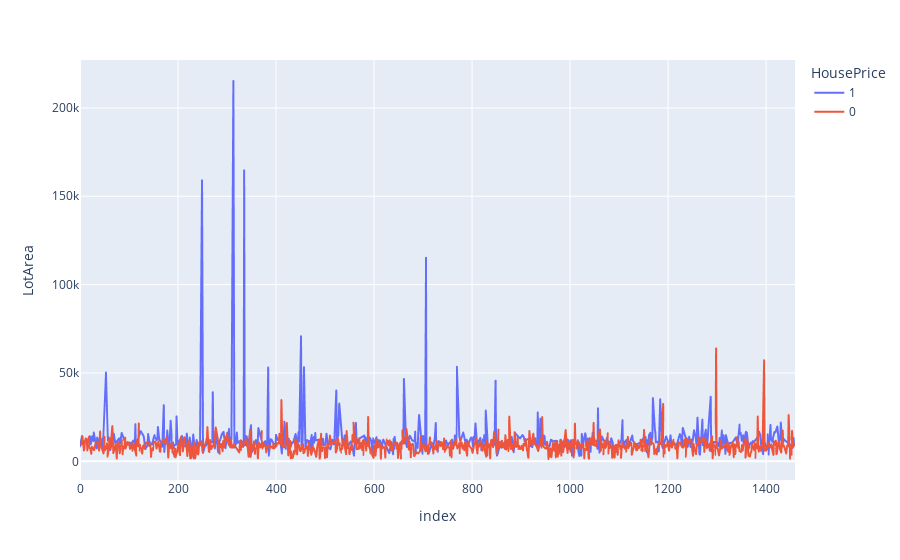

Notebook cell for this chart:
### Code cell
import plotly.express as px

fig = px.line(df, y='LotArea', color='HousePrice')
fig.show()

### Figure 1 — Plotly figure (JSON) as saved in the notebook; plotly's stock layout.template omitted (floating-point values rounded to 4 significant figures; data arrays with more than 128 entries replaced by an {"elided": "..."} marker saying what was removed)
{"data": [{"hovertemplate": "HousePrice=1<br>index=%{x}<br>LotArea=%{y}<extra></extra>", "legendgroup": "1", "line": {"color": "#636efa", "dash": "solid"}, "marker": {"symbol": "circle"}, "mode": "lines", "name": "1", "showlegend": true, "x": {"elided": "560 int values"}, "xaxis": "x", "y": {"elided": "560 int values"}, "yaxis": "y", "type": "scattergl"}, {"hovertemplate": "HousePrice=0<br>index=%{x}<br>LotArea=%{y}<extra></extra>", "legendgroup": "0", "line": {"color": "#EF553B", "dash": "solid"}, "marker": {"symbol": "circle"}, "mode": "lines", "name": "0", "showlegend": true, "x": {"elided": "900 int values"}, "xaxis": "x", "y": {"elided": "900 int values"}, "yaxis": "y", "type": "scattergl"}], "layout": {"xaxis": {"anchor": "y", "domain": [0.0, 1.0], "title": {"text": "index"}}, "yaxis": {"anchor": "x", "domain": [0.0, 1.0], "title": {"text": "LotArea"}}, "legend": {"title": {"text": "HousePrice"}, "tracegroupgap": 0}, "margin": {"t": 60}}}
